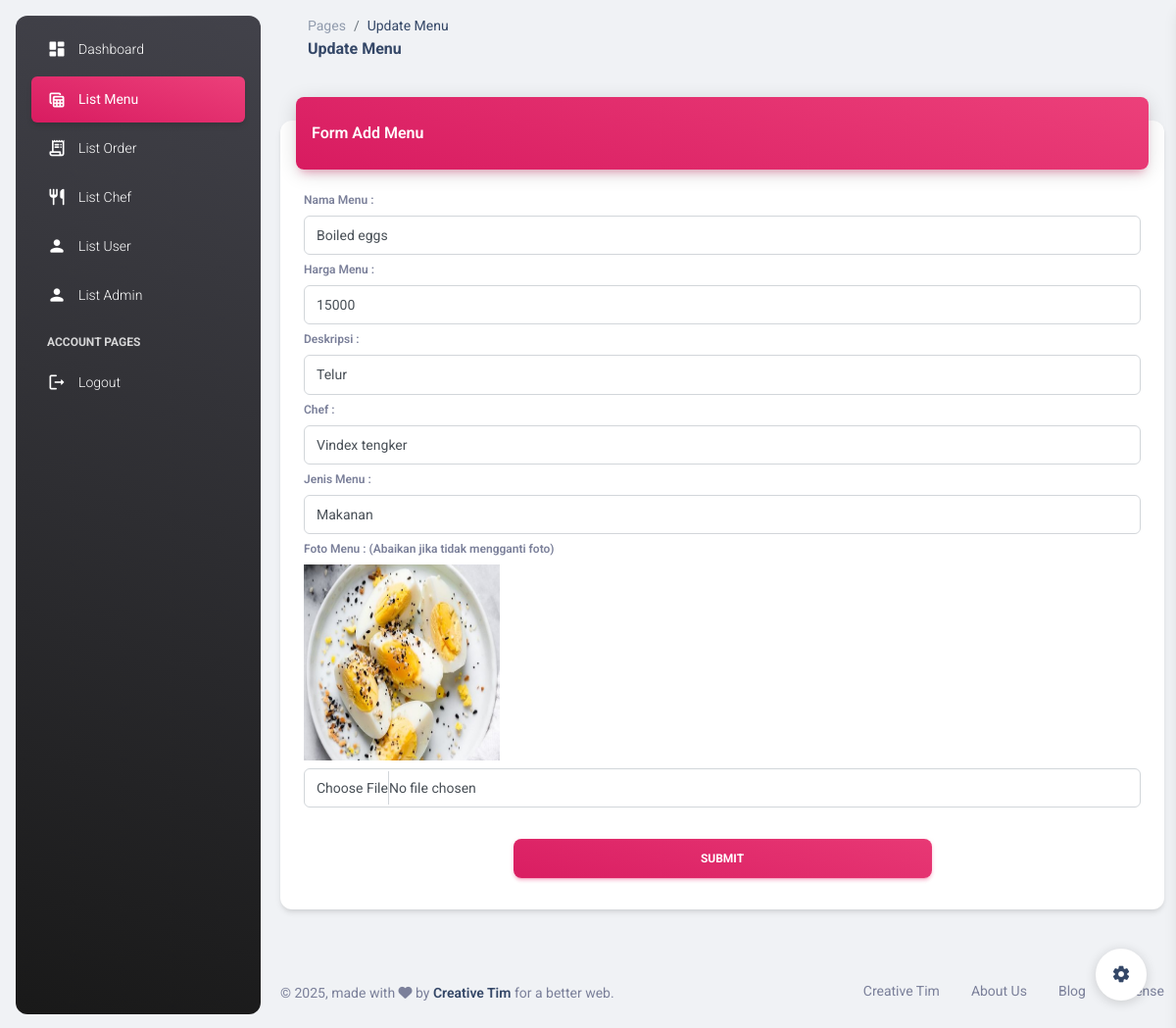
The app's page /index.php/C_Admin/FormEditMenu/2 with its own data.
### tables this page shows
CREATE TABLE `menu` (
  `id_menu` int(11) NOT NULL,
  `nama_menu` varchar(50) DEFAULT NULL,
  `foto_menu` varchar(100) DEFAULT NULL,
  `harga` int(11) DEFAULT NULL,
  `deskripsi` varchar(250) DEFAULT NULL,
  `id_chef` int(11) DEFAULT NULL,
  `id_jenis` int(11) DEFAULT NULL
);

### application/controllers/C_Admin.php (called while the page is built, shortened)
<?php
class C_Admin extends CI_Controller {
	public function FormEditMenu($id)
	{
		$recordMenu = $this->M_Menu->getDataMenu($id);
		$data_jenis = $this->M_Menu->getJenisMenu();
		$data_chef = $this->M_Chef->getAllChef();
		$data = array(
			'data_menu' => $recordMenu,
			'data_jenis' => $data_jenis,
			'data_chef' => $data_chef
		);
		$this->load->view('form_edit_menu', $data);
	}
}

### index.php (called while the page is built, shortened)
<?php
require_once BASEPATH.'core/CodeIgniter.php';

### application/models/M_Menu.php (called while the page is built, shortened)
<?php
class M_Menu extends CI_Model {
    public function getJenisMenu()
    {
        $query = $this->db->query("SELECT * FROM jenis_menu");
        return $query->result();
    }
    public function getDataMenu($id)
    {
        $this->db->where('id_menu', $id);
        $query = $this->db->get('menu');
        return $query->row();
    }
}

### application/models/M_Chef.php (called while the page is built, shortened)
<?php
class M_Chef extends CI_Model {
    public function getAllChef()
    {
        $query = $this->db->query("SELECT * FROM chef");
        return $query->result();
    }
}

### application/views/form_edit_menu.php (the view, shortened to what this page needs)
<!DOCTYPE html>
<html lang="en">
<head>
  <link href="<?php echo base_url()?>/assets/dashboard/assets/css/nucleo-icons.css" rel="stylesheet" />
  <link href="<?php echo base_url()?>/assets/dashboard/assets/css/nucleo-svg.css" rel="stylesheet" />
  <link id="pagestyle" href="<?php echo base_url()?>/assets/dashboard/assets/css/material-dashboard.css?v=3.1.0" rel="stylesheet" />
</head>
<body class="g-sidenav-show  bg-gray-200">
  <aside class="sidenav navbar navbar-vertical navbar-expand-xs border-0 border-radius-xl my-3 fixed-start ms-3   bg-gradient-dark" id="sidenav-main">
    <hr class="horizontal light mt-0 mb-2">
    <div class="collapse navbar-collapse  w-auto " id="sidenav-collapse-main">
      <ul class="navbar-nav">
        <li class="nav-item">
          <a class="nav-link text-white" href="<?php echo site_url('C_Admin/LinkDashboard')?>">
            <div class="text-white text-center me-2 d-flex align-items-center justify-content-center">
              <i class="material-icons opacity-10">dashboard</i>
            </div>
            <span class="nav-link-text ms-1">Dashboard</span>
          </a>
        </li>
        <li class="nav-item">
          <a class="nav-link text-white active bg-gradient-primary" href="<?php echo site_url('C_Admin/LinkMenuAdmin')?>">
            <div class="text-white text-center me-2 d-flex align-items-center justify-content-center">
              <i class="material-icons opacity-10">table_view</i>
            </div>
            <span class="nav-link-text ms-1">List Menu</span>
          </a>
        </li>
        <li class="nav-item">
          <a class="nav-link text-white " href="<?php echo site_url('C_Admin/LinkOrderAdmin')?>">
            <div class="text-white text-center me-2 d-flex align-items-center justify-content-center">
              <i class="material-icons opacity-10">receipt_long</i>
            </div>
            <span class="nav-link-text ms-1">List Order</span>
          </a>
        </li>
        <li class="nav-item">
          <a class="nav-link text-white " href="<?php echo site_url('C_Admin/LinkChefAdmin')?>">
            <div class="text-white text-center me-2 d-flex align-items-center justify-content-center">
              <i class="material-icons opacity-10">restaurant</i>
            </div>
            <span class="nav-link-text ms-1">List Chef</span>
          </a>
        </li>
        <li class="nav-item">
          <a class="nav-link text-white" href="<?php echo site_url('C_Admin/ListUser')?>">
            <div class="text-white text-center me-2 d-flex align-items-center justify-content-center">
            <i class="material-icons opacity-10">person</i>
            </div>
            <span class="nav-link-text ms-1">List User</span>
          </a>
        </li>
        <li class="nav-item">
          <a class="nav-link text-white" href="<?php echo site_url('C_Admin/ListAdmin')?>">
            <div class="text-white text-center me-2 d-flex align-items-center justify-content-center">
            <i class="material-icons opacity-10">person</i>
            </div>
            <span class="nav-link-text ms-1">List Admin</span>
          </a>
        </li>
        <li class="nav-item mt-3">
          <h6 class="ps-4 ms-2 text-uppercase text-xs text-white font-weight-bolder opacity-8">Account pages</h6>
        </li>
        <li class="nav-item">
          <a class="nav-link text-white " href="<?php echo site_url('C_Login/logout');?>">
            <div class="text-white text-center me-2 d-flex align-items-center justify-content-center">
              <i class="material-icons opacity-10">logout</i>
            </div>
            <span class="nav-link-text ms-1">Logout</span>
          </a>
        </li>
      </ul>
    </div>
  </aside>
  <main class="main-content position-relative max-height-vh-100 h-100 border-radius-lg ">
    <nav class="navbar navbar-main navbar-expand-lg px-0 mx-4 shadow-none border-radius-xl" id="navbarBlur" data-scroll="true">
      <div class="container-fluid py-1 px-3">
        <nav aria-label="breadcrumb">
          <ol class="breadcrumb bg-transparent mb-0 pb-0 pt-1 px-0 me-sm-6 me-5">
            <li class="breadcrumb-item text-sm"><a class="opacity-5 text-dark" href="javascript:;">Pages</a></li>
            <li class="breadcrumb-item text-sm text-dark active" aria-current="page">Update Menu</li>
          </ol>
          <h6 class="font-weight-bolder mb-0">Update Menu</h6>
        </nav>
    </nav>
    <div class="container-fluid py-4">
      <div class="row">
        <div class="col-12">
          <div class="card my-4">
            <div class="card-header p-0 position-relative mt-n4 mx-3 z-index-2">
              <div class="bg-gradient-primary shadow-primary border-radius-lg pt-4 pb-3">
                <h6 class="text-white text-capitalize ps-3">Form Add Menu</h6>
              </div>
            </div>
            <div class="card-body">
                <?php echo form_open_multipart('C_Admin/AksiEditMenu'); ?>
                  <tr>
                    <td>
                      <p class="text-xs font-weight-bold mb-0">Nama Menu :</p>
                    </td>
                    <td>
                      <div class="input-group input-group-outline my-2">
                      <input type="text" class="form-control" name="nama_menu" value="<?php echo $data_menu->nama_menu ?>">
                      </div>
                    </td>
                  </tr>
                  <tr>
                    <td>
                      <p class="text-xs font-weight-bold mb-0">Harga Menu :</p>
                    </td>
                    <td>
                      <div class="input-group input-group-outline my-2">
                      <input type="text" class="form-control" name="harga" value="<?php echo $data_menu->harga ?>">
                      </div>
                    </td>
                  </tr>
                  <tr>
                    <td>
                      <p class="text-xs font-weight-bold mb-0">Deskripsi :</p>
                    </td>
                    <td>
                      <div class="input-group input-group-outline my-2">
                      <input type="text" class="form-control" name="deskripsi" value="<?php echo $data_menu->deskripsi ?>">
                      </div>
                    </td>
                  </tr>
                  <tr>
                    <td>
                      <p class="text-xs font-weight-bold mb-0">Chef :</p>
                    </td>
                    <td>
                      <div class="input-group input-group-outline my-2">
                      <select class="form-control form-select" name="id_chef">
                        <?php
                           foreach ($data_chef as $row){
                        ?>
                               <option value="<?= $row->id_chef; ?>"><?= $row->nama_chef; ?></option>
                        <?php
                           }
                        ?>
                      </select>
                      </div>
                    </td>
                  </tr>
                  <tr>
                    <td>
                      <p class="text-xs font-weight-bold mb-0">Jenis Menu :</p>
                    </td>
                    <td>
                      <div class="input-group input-group-outline my-2">
                      <select class="form-control form-select" name="id_jenis">
                        <?php
                           foreach ($data_jenis as $dj){
                        ?>
                               <option value="<?= $dj->id_jenis; ?>"><?= $dj->nama_jenis; ?></option>
                        <?php
                           }
                        ?>
                      </select>
                      </div>
                    </td>
                  </tr>
                    <tr>
                        <td>
                            <p class="text-xs font-weight-bold mb-2">Foto Menu : (Abaikan jika tidak mengganti foto)</p>
                            <img src="<?php echo base_url();?>/assets/img/menu/<?= $data_menu->foto_menu; ?>" alt="" width="200" height="200">
                        </td>
                    <td>
                      <div class="input-group input-group-outline my-2">
                      <input type="file" class="form-control" name="foto_menu" >
                      </div>
                    </td>
                  </tr>
                  <div class="align-middle text-center">
                    <input class="btn bg-gradient-primary w-50 my-4 mb-2" type="submit" value="submit" name="submit">
                  </div>
                <?php echo form_close(); ?>
              </div>
            </div>
          </div>
        </div>
      </div>
      <footer class="footer py-4  ">
        <div class="container-fluid">
          <div class="row align-items-center justify-content-lg-between">
            <div class="col-lg-6 mb-lg-0 mb-4">
              <div class="copyright text-center text-sm text-muted text-lg-start">
                © ,
                made with <i class="fa fa-heart"></i> by
                <a href="https://www.creative-tim.com" class="font-weight-bold" target="_blank">Creative Tim</a>
                for a better web.
              </div>
            </div>
            <div class="col-lg-6">
              <ul class="nav nav-footer justify-content-center justify-content-lg-end">
                <li class="nav-item">
                  <a href="https://www.creative-tim.com" class="nav-link text-muted" target="_blank">Creative Tim</a>
                </li>
                <li class="nav-item">
                  <a href="https://www.creative-tim.com/presentation" class="nav-link text-muted" target="_blank">About Us</a>
                </li>
                <li class="nav-item">
                  <a href="https://www.creative-tim.com/blog" class="nav-link text-muted" target="_blank">Blog</a>
                </li>
                <li class="nav-item">
                  <a href="https://www.creative-tim.com/license" class="nav-link pe-0 text-muted" target="_blank">License</a>
                </li>
              </ul>
            </div>
          </div>
        </div>
      </footer>
  </main>
  <div class="fixed-plugin">
    <a class="fixed-plugin-button text-dark position-fixed px-3 py-2">
      <i class="material-icons py-2">settings</i>
    </a>
  </div>
</body>
</html>

### records on screen
menu: nama_menu "Boiled eggs", harga "15000", deskripsi "Telur", foto_menu (picture)

### other values on screen
form field id_chef "Vindex tengker"
form field id_jenis "Makanan"
